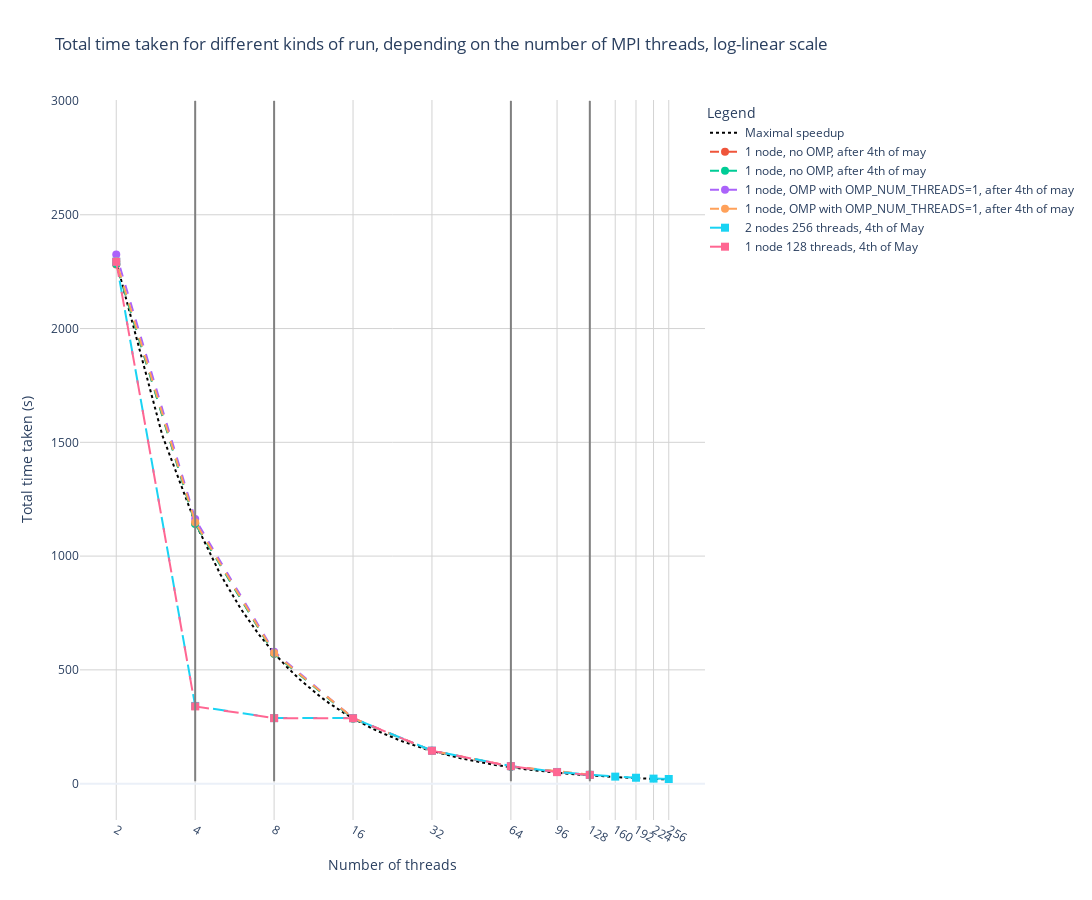

Notebook cell for this chart:
### Code cell
# Define the x-values for the model function starting from 2 to prevent division by zero
x_values = np.linspace(2, 256, 256)

# Create the figure
fig = go.Figure()

# Model function line
fig.add_trace(go.Scatter(x=x_values, y=2 * df256["Time"].iloc[-1] / x_values,
						 mode='lines', name='Maximal speedup',
						 line=dict(color='black', dash='dot')))

# Data lines
for names in no_omp_code_run.columns:
	fig.add_trace(go.Scatter(x=no_omp_code_run[names][0]["Threads"], y=no_omp_code_run[names][0]["Time"],
							mode='lines+markers', name='1 node, no OMP, after 4th of may',
							marker=dict(symbol='circle', size=8), line=dict(dash='dash')))

for names in omp_code_run.columns:
	fig.add_trace(go.Scatter(x=omp_code_run[names][0]["Threads"], y=omp_code_run[names][0]["Time"],
							mode='lines+markers', name='1 node, OMP with OMP_NUM_THREADS=1, after 4th of may',
							marker=dict(symbol='circle', size=8), line=dict(dash='dash')))

for names in original_code_run.columns:
	fig.add_trace(go.Scatter(x=original_code_run[names][0]["Threads"], y=original_code_run[names][0]["Time"],
							mode='lines+markers', name='1 node, original code with no limits, after 4th of may',
							marker=dict(symbol='circle', size=8), line=dict(dash='dash')))

fig.add_trace(go.Scatter(x=df256["Threads"], y=df256["Time"],
						 mode='lines+markers', name='2 nodes 256 threads, 4th of May',
						 marker=dict(symbol='square', size=8), line=dict(dash='longdash')))

fig.add_trace(go.Scatter(x=df128["Threads"], y=df128["Time"],
						 mode='lines+markers', name='1 node 128 threads, 4th of May',
						 marker=dict(symbol='square', size=8), line=dict(dash='longdash')))
# Add a vertical line at 4, 64 and 128 threads
fig.add_shape(type="line", x0=4, y0=10, x1=4, y1=3*1e3, line=dict(color="grey", width=2, dash="solid"))
fig.add_shape(type="line", x0=8, y0=10, x1=8, y1=3*1e3, line=dict(color="grey", width=2, dash="solid"))
fig.add_shape(type="line", x0=64, y0=10, x1=64, y1=3*1e3, line=dict(color="grey", width=2, dash="solid"))
fig.add_shape(type="line", x0=128, y0=10, x1=128, y1=3*1e3, line=dict(color="grey", width=2, dash="solid"))

# Configuring the axes and layout
fig.update_layout(
	xaxis_title="Number of threads",
	yaxis_title="Total time taken (s)",
	title='Total time taken for different kinds of run, depending on the number of MPI threads, log-linear scale',
	legend_title="Legend",
	template='plotly_white',
	xaxis=dict(type='log', tickmode='array', tickvals=[2, 4, 8, 16, 32, 64, 96, 128, 160, 192, 224, 256]),
	yaxis=dict(type='linear'),
	legend=dict(y=1, x=1),
	grid=dict(rows=1, columns=1),
	height = 900,
	width = 1504
)

# Adding grid lines with specified style
fig.update_xaxes(showgrid=True, gridwidth=1, gridcolor='lightgrey')
fig.update_yaxes(showgrid=True, gridwidth=1, gridcolor='lightgrey')

# Show the figure
fig.show()

# To save the plot as a static image, you will need to use Plotly Orca or Kaleido
fig.write_image("time_go_log5.png", scale=2)  # Uncomment this line if Kaleido or Orca is installed

### Figure 1 — Plotly figure (JSON) as saved in the notebook; plotly's stock layout.template omitted (floating-point values rounded to 4 significant figures; data arrays with more than 128 entries replaced by an {"elided": "..."} marker saying what was removed)
{"data": [{"line": {"color": "black", "dash": "dot"}, "mode": "lines", "name": "Maximal speedup", "type": "scatter", "x": {"elided": "256 float values"}, "y": {"elided": "256 float values"}}, {"line": {"dash": "dash"}, "marker": {"size": 8, "symbol": "circle"}, "mode": "lines+markers", "name": "1 node, no OMP, after 4th of may", "type": "scatter", "x": [128, 64, 32, 16, 8, 4, 2], "y": [37.58, 74.59, 144.1, 287.4, 571.4, 1144.0, 2282.0]}, {"line": {"dash": "dash"}, "marker": {"size": 8, "symbol": "circle"}, "mode": "lines+markers", "name": "1 node, no OMP, after 4th of may", "type": "scatter", "x": [128, 64, 32, 16, 8, 4, 2], "y": [37.33, 74.48, 143.6, 285.3, 570.7, 1141.0, 2283.0]}, {"line": {"dash": "dash"}, "marker": {"size": 8, "symbol": "circle"}, "mode": "lines+markers", "name": "1 node, OMP with OMP_NUM_THREADS=1, after 4th of may", "type": "scatter", "x": [128, 64, 32, 16, 8, 4, 2], "y": [37.8, 75.18, 144.7, 287.8, 579.5, 1163.0, 2325.0]}, {"line": {"dash": "dash"}, "marker": {"size": 8, "symbol": "circle"}, "mode": "lines+markers", "name": "1 node, OMP with OMP_NUM_THREADS=1, after 4th of may", "type": "scatter", "x": [128, 64, 32, 16, 8, 4, 2], "y": [39.86, 75.96, 144.4, 287.8, 574.4, 1148.0, 2296.0]}, {"line": {"dash": "longdash"}, "marker": {"size": 8, "symbol": "square"}, "mode": "lines+markers", "name": "2 nodes 256 threads, 4th of May", "type": "scatter", "x": [256, 224, 192, 160, 128, 96, 64, 32, 16, 8, 4, 2], "y": [20.4, 22.08, 25.95, 30.82, 38.84, 51.38, 77.05, 145.0, 288.2, 288, 341.5, 2294.0]}, {"line": {"dash": "longdash"}, "marker": {"size": 8, "symbol": "square"}, "mode": "lines+markers", "name": "1 node 128 threads, 4th of May", "type": "scatter", "x": [128, 96, 64, 32, 16, 8, 4, 2], "y": [38.52, 50.6, 76.75, 144.5, 287.3, 287.9, 339.5, 2293.0]}], "layout": {"grid": {"columns": 1, "rows": 1}, "height": 900, "legend": {"title": {"text": "Legend"}, "x": 1, "y": 1}, "shapes": [{"line": {"color": "grey", "dash": "solid", "width": 2}, "type": "line", "x0": 4, "x1": 4, "y0": 10, "y1": 3000}, {"line": {"color": "grey", "dash": "solid", "width": 2}, "type": "line", "x0": 8, "x1": 8, "y0": 10, "y1": 3000}, {"line": {"color": "grey", "dash": "solid", "width": 2}, "type": "line", "x0": 64, "x1": 64, "y0": 10, "y1": 3000}, {"line": {"color": "grey", "dash": "solid", "width": 2}, "type": "line", "x0": 128, "x1": 128, "y0": 10, "y1": 3000}], "title": {"text": "Total time taken for different kinds of run, depending on the number of MPI threads, log-linear scale"}, "width": 1504, "xaxis": {"gridcolor": "lightgrey", "gridwidth": 1, "showgrid": true, "tickmode": "array", "tickvals": [2, 4, 8, 16, 32, 64, 96, 128, 160, 192, 224, 256], "title": {"text": "Number of threads"}, "type": "log"}, "yaxis": {"gridcolor": "lightgrey", "gridwidth": 1, "showgrid": true, "title": {"text": "Total time taken (s)"}, "type": "linear"}}}
